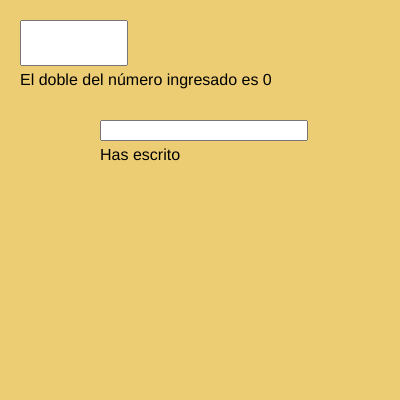
Frame 1 (no input)
Frame 60 (no input): identical to frame 1, image omitted
Frame 120 (the mouse pressed at the canvas centre since frame 60): identical to frame 1, image omitted

The p5.js sketch that drew this single still picture (run headless with seeded random() and noise() and a simulated clock; from frame 60 on, the mouse is pressed at the canvas centre):

// p5.js sketch
// ── sketch.js
let entrada;
let texto;

function setup(){
  createCanvas(400, 400);
  entrada = createInput('','number');
  entrada.position(20,20);
  entrada.size(100,40);
    
  texto = createInput('','text');
  texto.position(100,120);
  texto.size(200);
}

function draw(){
  background(237,205,116);
  let a = entrada.value();
  textSize(16);
  text("El doble del número ingresado es "+2*a,20,85);
  text("Has escrito "+texto.value(),100,160);
}
